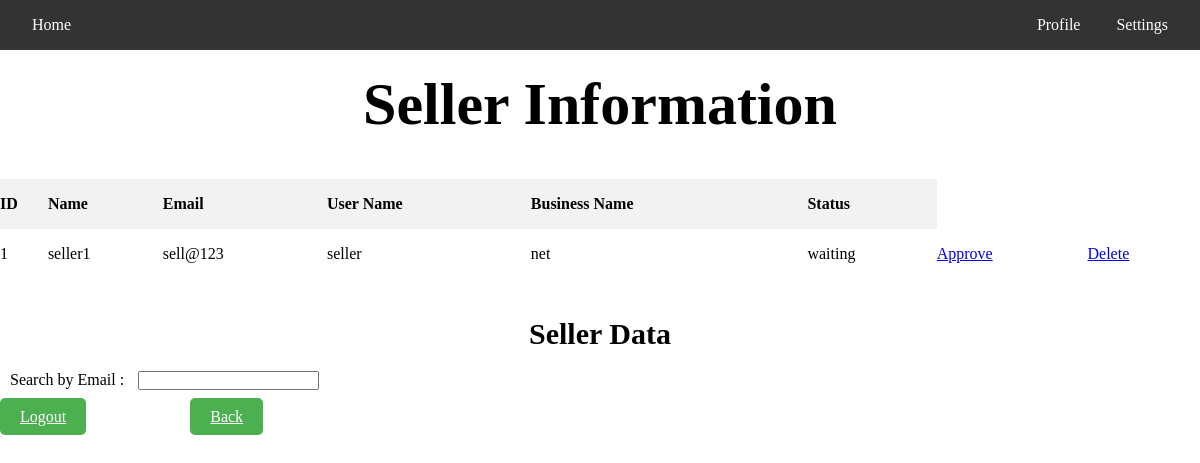
The app's page /view/seller_info.php (signed in) with its own data.
### tables this page shows
CREATE TABLE `seller` (
  `seller_Id` int(100) NOT NULL,
  `name` text NOT NULL,
  `email` varchar(100) NOT NULL,
  `username` varchar(200) NOT NULL,
  `password` varchar(200) NOT NULL,
  `role` varchar(100) NOT NULL DEFAULT 'seller',
  `gender` varchar(100) NOT NULL,
  `phoneNumber` varchar(200) NOT NULL,
  `businessName` varchar(100) NOT NULL,
  `businessType` varchar(200) NOT NULL,
  `location` varchar(200) NOT NULL,
  `status` varchar(100) NOT NULL DEFAULT 'waiting'
);

### model/db.php (called while the page is built, shortened)
<?php
class myDB {
    function SellerShowAll($connectionObject){
        $sql = "SELECT * FROM seller";
        $resutlts = $connectionObject->query($sql);
        return $resutlts;
    }
}
?>

### control/seller_showUser_control.php (the view)
<?php
echo "<h1>Seller Information</h1>";
        $mydb = new myDB();
        $conobj = $mydb->openCon();
        $results =$mydb->SellerShowAll($conobj);
        if ($results->num_rows > 0) {
            echo "<table class='show_table'>";
            echo "<thead>
                    <tr class='table_head'>
                         <th>ID</th>
                        <th>Name</th>
                        <th>Email</th>
                        <th>User Name</th>
                        <th>Business Name </th>
                        <th>Status</th>
                    </tr>
                </thead>";
            echo "<tbody>";
            foreach ($results as $data) {
                echo "<tr class='table_row'>";
                echo "<td>" . $data['seller_Id'] . "</td>";
                echo "<td>" . $data['name'] . "</td>";
                echo "<td>" . $data['email'] . "</td>";
                echo "<td>" . $data['username'] . "</td>";
                echo "<td>" . $data['businessName'] . "</td>";
                echo "<td>" . $data['status'] . "</td>";
                echo "<td><a href='../view/seller_approve.php?id=" . $data["seller_Id"] . "'>Approve</a></td>";
                echo "<td><a href='../control/seller_delete_control.php?id=" . $data["seller_Id"] . "'>Delete</a></td>";
                echo "</tr>";
            }
            echo "</tbody>";
            echo "</table>";
        } else {
            echo "No records found.";
        }
?>

### styles/styles.css (style rules this page uses)
* { margin: 0px; padding: 0px; }
h1 { display: flex; justify-content: center; align-items: center; font-size: 60px; padding: 20px; }
.show_table { border-collapse: collapse; width: 100%; margin-top: 20px; height: 100px; }
.table_head { background-color: #f2f2f2; color: black; text-align: left; font-size: 16px; height: 50px; }

### records on screen
seller: seller_Id "1", name "seller1", email "sell@123", username "seller", businessName "net", status "waiting"
